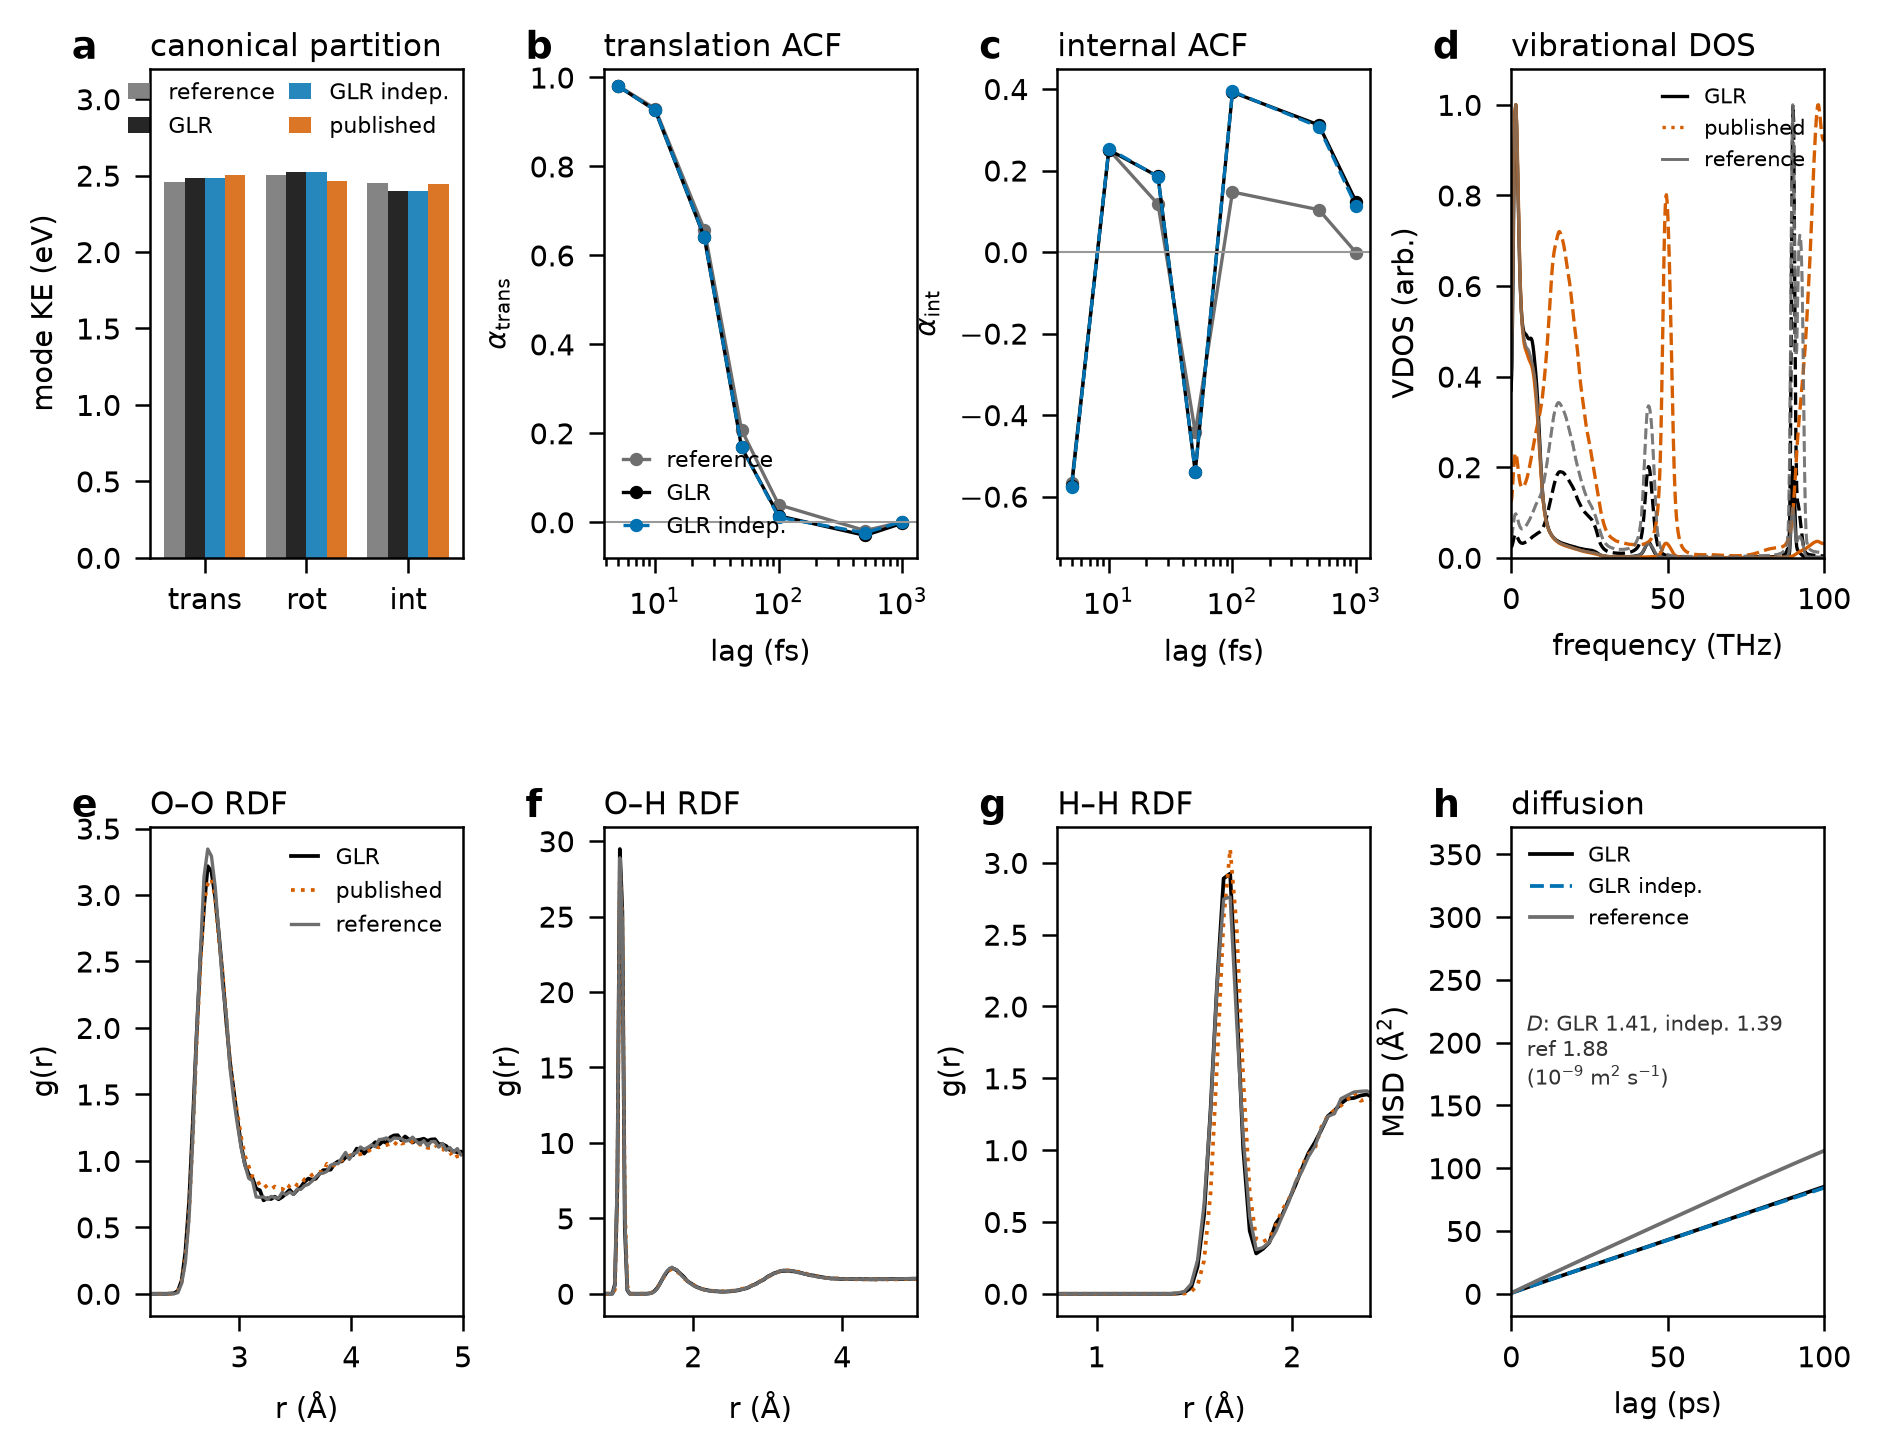

This figure's Python source:
"""Figure 3 — water NVT: partition, mode ACFs, RDFs, VDOS, and MSD.

Panels a–c and d–g use the 100 ps runs; panel h uses the 2.5 ns MSD when available.
"""
from __future__ import annotations

import json
from pathlib import Path

import matplotlib as mpl
import matplotlib.pyplot as plt
import numpy as np
import pandas as pd

ROOT = Path('/data2/wyd/research/foundation_mlip_adaptation')
OUT = ROOT / 'paper' / 'figures'
OUT.mkdir(parents=True, exist_ok=True)
GAIN = ROOT / 'method_development' / 'mode_gain'
GLR = ROOT / 'experiments' / 'glr_100ps_20261122' / 'analysis'
GLRI = ROOT / 'experiments' / 'glr_independent_100ps_20261122' / 'analysis'
PUB = ROOT / 'experiments' / 'nvt_screen_published_trajcast_20261121' / 'analysis'
PUBV = ROOT / 'experiments' / 'nvt_screen_published_trajcast_20261121' / 'analysis_vdos'

C_GLR = '#000000'
C_IND = '#0072B2'
C_PUB = '#D55E00'
C_REF = '#6E6E6E'
LAGS = [5, 10, 25, 50, 100, 500, 1000]


def acf(path, mode):
    data = json.loads((GAIN / path).read_text())
    values = data[mode]['autocorrelation']
    return np.array([values[str(lag)] for lag in LAGS])


def motion(path):
    data = json.loads((path / 'motion.json').read_text())
    return {key: data['metrics']['kinetic_partition'][key]['SMDP']['mean']
            for key in ('translation_eV', 'rotation_eV', 'internal_eV')}


def reference_motion(path):
    data = json.loads((path / 'motion.json').read_text())
    return {key: data['metrics']['kinetic_partition'][key]['reference']['mean']
            for key in ('translation_eV', 'rotation_eV', 'internal_eV')}


def main():
    mpl.rcParams.update({
        'font.family': 'DejaVu Sans', 'font.size': 7.0,
        'axes.linewidth': 0.6, 'xtick.major.width': 0.6, 'ytick.major.width': 0.6,
        'legend.frameon': False, 'pdf.fonttype': 42,
    })
    fig = plt.figure(figsize=(7.2, 5.4))
    grid = fig.add_gridspec(2, 4, wspace=0.45, hspace=0.55)

    # ---------------------------------------------------------------- a partition
    ax = fig.add_subplot(grid[0, 0])
    glr = motion(GLR)
    ind = motion(GLRI)
    pub = motion(PUB)
    # 2.5 ns NVT reference mean; the first 100 ps block is an outlier.
    ref = {'translation_eV': 2.4594, 'rotation_eV': 2.5021, 'internal_eV': 2.4502}
    labels = ['trans', 'rot', 'int']
    keys = ['translation_eV', 'rotation_eV', 'internal_eV']
    x = np.arange(3)
    width = 0.2
    for offset, values, label, color in [
            (-1.5, ref, 'reference', C_REF),
            (-0.5, glr, 'GLR', C_GLR),
            (0.5, ind, 'GLR indep.', C_IND),
            (1.5, pub, 'published', C_PUB)]:
        ax.bar(x + offset * width, [values[key] for key in keys], width,
               color=color, alpha=0.85, label=label, edgecolor='none')
    ax.set_xticks(x); ax.set_xticklabels(labels)
    ax.set_ylabel('mode KE (eV)')
    ax.set_ylim(0, 3.2)
    ax.set_title('canonical partition', loc='left', fontsize=7.4, pad=3)
    ax.legend(fontsize=5.4, ncol=2, handlelength=1.0, columnspacing=0.6,
              loc='upper right', borderpad=0.1)
    ax.text(-0.25, 1.02, 'a', fontsize=9, weight='bold', transform=ax.transAxes)

    # ---------------------------------------------------------------- b translation ACF
    ax = fig.add_subplot(grid[0, 1])
    for path, label, color, ls in [('reference.json', 'reference', C_REF, '-'),
                                   ('glr_100ps.json', 'GLR', C_GLR, '-'),
                                   ('glr_independent.json', 'GLR indep.', C_IND, '--')]:
        ax.plot(LAGS, acf(path, 'translation'), marker='o', ms=2.2, lw=0.8,
                color=color, ls=ls, label=label)
    ax.axhline(0, color='#999999', lw=0.5)
    ax.set_xscale('log')
    ax.set_xlabel('lag (fs)'); ax.set_ylabel(r'$\alpha_{\rm trans}$')
    ax.set_ylim(-0.08, 1.02)
    ax.set_title('translation ACF', loc='left', fontsize=7.4, pad=3)
    ax.text(-0.25, 1.02, 'b', fontsize=9, weight='bold', transform=ax.transAxes)
    ax.legend(fontsize=5.2, loc='lower left', handlelength=1.2)

    # ---------------------------------------------------------------- c internal ACF
    ax = fig.add_subplot(grid[0, 2])
    for path, label, color, ls in [('reference.json', 'reference', C_REF, '-'),
                                   ('glr_100ps.json', 'GLR', C_GLR, '-'),
                                   ('glr_independent.json', 'GLR indep.', C_IND, '--')]:
        ax.plot(LAGS, acf(path, 'internal'), marker='o', ms=2.2, lw=0.8,
                color=color, ls=ls, label=label)
    ax.axhline(0, color='#999999', lw=0.5)
    ax.set_xscale('log')
    ax.set_xlabel('lag (fs)'); ax.set_ylabel(r'$\alpha_{\rm int}$')
    ax.set_ylim(-0.75, 0.45)
    ax.set_title('internal ACF', loc='left', fontsize=7.4, pad=3)
    ax.text(-0.25, 1.02, 'c', fontsize=9, weight='bold', transform=ax.transAxes)

    # ---------------------------------------------------------------- d VDOS
    ax = fig.add_subplot(grid[0, 3])
    for directory, label, color, ls in [(GLR, 'GLR', C_GLR, '-'),
                                        (PUBV, 'published', C_PUB, ':')]:
        frame = pd.read_csv(directory / 'vdos.csv')
        for element, style in [('8', '-'), ('1', '--')]:
            subset = frame[frame['element'] == int(element)].copy()
            subset['model'] = subset['model'] / subset['model'].max()
            subset['reference'] = subset['reference'] / subset['reference'].max()
            ax.plot(subset['frequency_THz'], subset['model'], color=color, ls=style,
                    lw=0.8, label=f'{label} {"O" if element=="8" else "H"}')
        for element, style in [('8', '-'), ('1', '--')]:
            subset = frame[frame['element'] == int(element)].copy()
            subset['reference'] = subset['reference'] / subset['reference'].max()
            ax.plot(subset['frequency_THz'], subset['reference'], color=C_REF, lw=0.7,
                    ls=style, alpha=0.7,
                    label=f'reference {"O" if element=="8" else "H"}')
    ax.set_xlim(0, 100); ax.set_ylim(0, 1.08)
    ax.set_xlabel('frequency (THz)'); ax.set_ylabel('VDOS (arb.)')
    ax.set_title('vibrational DOS', loc='left', fontsize=7.4, pad=3)
    from matplotlib.lines import Line2D
    handles = [Line2D([0], [0], color=C_GLR, lw=0.8, label='GLR'),
               Line2D([0], [0], color=C_PUB, lw=0.8, ls=':', label='published'),
               Line2D([0], [0], color=C_REF, lw=0.7, label='reference')]
    ax.legend(handles=handles, fontsize=5.0, loc='upper right', handlelength=1.2)
    ax.text(-0.25, 1.02, 'd', fontsize=9, weight='bold', transform=ax.transAxes)

    # ---------------------------------------------------------------- e–g RDFs
    rdf = {name: pd.read_csv(path / 'rdf.csv') for name, path in
           [('GLR', GLR), ('published', PUB)]}
    for index, (pair, title) in enumerate([('8-8', 'O–O'), ('8-1', 'O–H'), ('1-1', 'H–H')]):
        ax = fig.add_subplot(grid[1, index])
        for name, frame, color, ls in [('GLR', rdf['GLR'], C_GLR, '-'),
                                       ('published', rdf['published'], C_PUB, ':')]:
            subset = frame[frame['pair'] == pair]
            ax.plot(subset['r_A'], subset['model'], color=color, ls=ls, lw=0.9,
                    label=name)
        subset = rdf['GLR'][rdf['GLR']['pair'] == pair]
        ax.plot(subset['r_A'], subset['reference'], color=C_REF, lw=0.8, label='reference')
        ax.set_xlabel('r (Å)'); ax.set_ylabel('g(r)')
        ax.set_title(f'{title} RDF', loc='left', fontsize=7.4, pad=3)
        ax.set_xlim(0.8 if pair != '8-8' else 2.2, 5.0 if pair != '1-1' else 2.4)
        ax.text(-0.25, 1.02, 'efg'[index], fontsize=9, weight='bold',
                transform=ax.transAxes)
        if index == 0:
            ax.legend(fontsize=5.4, loc='upper right', handlelength=1.2)

    # ---------------------------------------------------------------- h diffusion / MSD
    ax = fig.add_subplot(grid[1, 3])
    val_msd = ROOT / 'experiments' / 'glr_2p5ns_20261122' / 'analysis' / 'msd.csv'
    indep_msd = ROOT / 'experiments' / 'glr_independent_2p5ns_20261122' / 'analysis' / 'msd.csv'
    if val_msd.exists():
        reference_frame = None
        for path, label, color, ls in [(val_msd, 'GLR', C_GLR, '-'),
                                       (indep_msd, 'GLR indep.', C_IND, '--')]:
            if not path.exists():
                continue
            frame = pd.read_csv(path)
            subset = frame[frame['source'] == 'model']
            ax.plot(subset['time_ps'], subset['mean_MSD_A2'], color=color, ls=ls,
                    lw=0.9, label=label)
            if reference_frame is None:
                reference_frame = frame[frame['source'] == 'reference']
        if reference_frame is not None:
            ax.plot(reference_frame['time_ps'], reference_frame['mean_MSD_A2'],
                    color=C_REF, lw=0.9, label='reference')
        ax.set_xlim(0, 100)
        ax.set_xlabel('lag (ps)'); ax.set_ylabel(r'MSD (Å$^2$)')
        ax.set_title('diffusion', loc='left', fontsize=7.4, pad=3)
        ax.legend(fontsize=5.0, loc='upper left')
        values = []
        for path, label in [(val_msd, 'GLR'), (indep_msd, 'indep.')]:
            diffusion_path = path.parent / 'diffusion.json'
            if diffusion_path.exists():
                results = json.loads(diffusion_path.read_text())['metrics']['results']
                values.append(f"{label} {results['model']['diffusion_m2_s']['mean']*1e9:.2f}")
        if values:
            reference_d = json.loads((val_msd.parent / 'diffusion.json').read_text())['metrics']['results']['reference']['diffusion_m2_s']['mean']
            ax.text(0.05, 0.62,
                    '$D$: ' + ', '.join(values) + f'\nref {reference_d*1e9:.2f}'
                    '\n($10^{-9}$ m$^2$ s$^{-1}$)',
                    transform=ax.transAxes, fontsize=5.0, color='#333333', va='top')
    else:
        ax.text(0.5, 0.55, '2.5 ns diffusion\nrunning', ha='center', va='center',
                transform=ax.transAxes, fontsize=7, color='#666666')
        ax.set_axis_off()
    ax.text(-0.25, 1.02, 'h', fontsize=9, weight='bold', transform=ax.transAxes)

    fig.savefig(OUT / 'fig3_water.pdf', bbox_inches='tight')
    fig.savefig(OUT / 'fig3_water.png', dpi=300, bbox_inches='tight')
    print(OUT / 'fig3_water.pdf')


if __name__ == '__main__':
    main()
